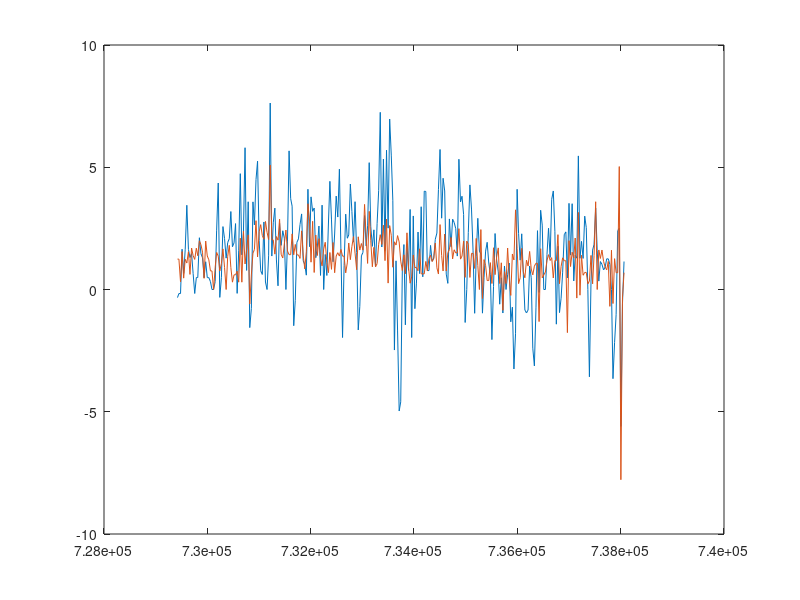

This chart was generated by the following MATLAB code: (Note: this script raises an error after producing the figure.)
%% construct europrix data set for project "cambridge"
% Note: all simple rates of change are converted into log-differences

%% clear workspace
clear variables
clear global
close all
fclose all;
clc

%% prepare variables

% quarters are time-stamped on the first day of the quarter (FRED convention)
% note: the following could also be automated, but might be good to set a
% few things manually (also forces us to check things when updating the data)


% % [ UPDATE ]
% dates    = genrMdates(1997,2020);
% dates    = dates(2:end-2); % from 1997M2 until 2020M10
% 
% % other
% T        = length(dates);
% Ny       = 1;     % actual inflation plus 3 SPF
% Ydata    = NaN(T,Ny); % this will be the output of this program


%% input files

COREimport     = importdata('HICPcoresdw.csv'); % headline and core
% GDPDimport     = importdata('GDPDsdw.csv');

Ylabel = {'HICP', 'HICPcore'};
Ny     = length(Ylabel);     % actual inflation plus 3 SPF
datalabel   = 'HICPeuroarea';


%% process HICP
sdwdates = datenum(COREimport.textdata(6:end,1), 'yyyymmm');

hicpdata = COREimport.data;
    

if length(sdwdates) ~= length(hicpdata)
    error('import dimensions do not match')
end

% flip order (SDW starts with youngest data)
sdwdates = flipud(sdwdates);
hicpdata = flipud(hicpdata);

%% Monthly data
hicpInflation = diff(log(hicpdata)) * 1200;
dates         = sdwdates(2:end);

% plot
figure
plot(dates, hicpInflation)
xtickdates(dates)


Ydata          = hicpInflation;
yNaNndx        = isnan(Ydata);
Ydata(yNaNndx) = 0;

mat2fortran(sprintf('%s.yData.txt', datalabel), Ydata)
logical2fortran(sprintf('%s.yNaN.txt', datalabel), yNaNndx)
mat2fortran(sprintf('%s.dates.txt', datalabel), dates)

filename = sprintf('%s.settings.txt', datalabel);
fid = fopen(filename, 'wt');
fprintf(fid, 'Ny = %d\n', size(Ydata,2));
fprintf(fid, 'T  = %d\n', size(Ydata,1));
fprintf(fid, 'YLABEL:\n');
for n = 1 : Ny
    fprintf(fid, '%s\n', Ylabel{n});
end
fclose(fid);
display(filename);
type(filename)
hrulefill

return

% 
% %% convert into quarterly data 
% if doQuarterly
%     m       = month(sdwdates);
%     qndx    = ismember(m, 3 : 3 : 12);
%     qlevels = hicpdata(qndx);
%     
%     hicpInflationQ = [NaN; diff(log(qlevels))] * 400;
%     % % check
%     % check = sumK(hicpInflation, 3) / 3;
%     % checkdiff(hicpInflationQ, check(qndx));
%     
%     qdates  = quarterlydates(sdwdates(qndx)); % beginning of quarter as in FRED
%     
% 
%     dates         = qdates(2:end);
%     hicpInflation = hicpInflationQ(2:end);
% else
%     hicpInflation = [NaN; diff(log(hicpdata))] * 1200;
%     dates         = sdwdates(2:end);
% end
% 
% %% plot
% figure
% plot(dates, hicpInflation)
% datetick('x')
% 
% 
% %% finish: store data
% Ydata = hicpInflation;
% 
% if doQuarterly
%     datalabel = strcat(datalabel, 'quarterly');
% end
% 
% % treat missing data
% yNaNndx        = isnan(Ydata);
% Ydata(yNaNndx) = 0;
% 
% % store data
% mat2fortran(sprintf('%s2020.yData.txt', datalabel), Ydata)
% logical2fortran(sprintf('%s2020.yNaN.txt', datalabel), yNaNndx)
% mat2fortran(sprintf('%s2020.dates.txt', datalabel), dates)
% 
% 
% %% finish
% dir *.txt
% 
% dockAllFigures
